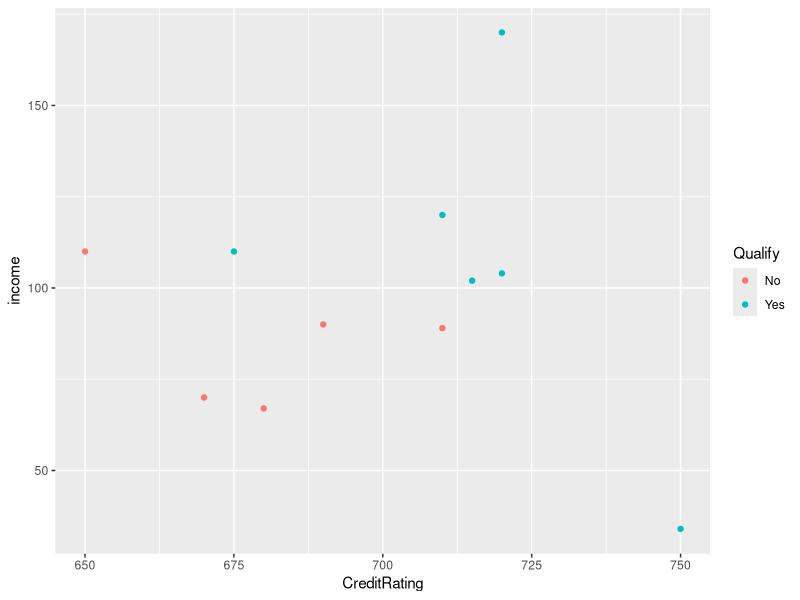

Generate this figure with R: (Note: this script raises an error after producing the figure.)
#Unit 6
#nstall.packages("class")
#install.packages("caret")
#install.packages("e1071")
library(class)
library(ggplot2)
library(caret)
library(e1071)
library(stringr)
library(tidyverse)
??splitPerc
#rmd plot

dfTrain = data.frame(income = c(34,67,70,110,89,90,102,104,110,120,170), 
                     CreditRating = c(750,680,670,675,710,690,715,720,650,710,720), 
                     Qualify = c("Yes","No","No","Yes","No","No","Yes","Yes","No","Yes","Yes"))

dfTrain %>% ggplot(aes(x = CreditRating, y = income, color = Qualify)) + geom_point()

dftest = data.frame(income = 92, CreditRating = 694)

knn(dfTrain[,1:2], dftest, dfTrain$Qualify, k = 3, prob = TRUE)
irisVersVirg
unkiris = data.frame(Sepal.Width = 6.2, Petal.Length = 4.9)

knn(iris[,c(1,2)], unkiris, iris$Species, k = 15, prob = TRUE)
knn(irisVersVirg[,c(1,2)], unkiris, irisVersVirg$Species, k = 5, prob = TRUE)

#knn with sepalw and petal l
knn(iris[,c(2,3)], unkiris, iris$Species, k =5, prob = TRUE)

?knn

#cross validation

#Virgi v. Versicolor
#set.seed(6)
splitPerc = .75
irisVersVirg = iris %>% filter(Species == "versicolor" | Species == "virginica")
summary(iris)
irisVersVirg = droplevels(irisVersVirg, exclude = "setosa")
summary (irisVersVirg)

trainIndices = sample(1:dim(irisVersVirg)[1],round(splitPerc * dim(irisVersVirg)[1]))
train = irisVersVirg[trainIndices,]
test = irisVersVirg[-trainIndices,]

irisVersVirg %>% ggplot(aes(x = Sepal.Length, Sepal.Width, color = Species)) +
  geom_point()
           
#K=3
classifications = knn(train[,c(1,2)], test[,c(1,2)], train$Species, prob = TRUE, k =3)
table(classifications, test$Species)
confusionMatrix(table(classifications, test$Species))

#k=5
classifications = knn(train[,c(1,2)], test[,c(1,2)], train$Species, prob = TRUE, k =5)
table(classifications, test$Species)
confusionMatrix(table(classifications, test$Species))

#k=10
classifications = knn(train[,c(1,2)], test[,c(1,2)], train$Species, prob = TRUE, k =10)
table(classifications, test$Species)
confusionMatrix(table(classifications, test$Species))

#k=20
classifications = knn(train[,c(1,2)], test[,c(1,2)], train$Species, prob = TRUE, k =20)
table(classifications, test$Species)
confusionMatrix(table(classifications, test$Species))

#discovering best k value
accs = data.frame(accuracy = numeric(30), k = numeric(30))

for(i in 1:30)
{
  classifications = knn(train[,c(1,2)],test[,c(1,2)],train$Species, prob = TRUE, k = i)
  table(test$Species,classifications)
  CM = confusionMatrix(table(test$Species,classifications))
  accs$accuracy[i] = CM$overall[1]
  accs$k[i] = i
}

plot(accs$k,accs$accuracy, type = "l", xlab = "k")

#LOOP FOR MANY K AND THE KAVERAGE OF MANY TRAINING/ TEST PARTITION

iterations = 500 
numks = 30

masterAcc = matrix(nrow = iterations, ncol = numks)

for (j in 1:iterations)
{
  accs = data.frame(accuracy = numeric(30), k = numeric(30))
  trainIndices = sample(1:dim(irisVersVirg)[1],round(splitPerc * dim(irisVersVirg)[1]))
  train = irisVersVirg[trainIndices,]
  test = irisVersVirg[-trainIndices,]
  for(i in 1:numks)
  {
    classification = knn(train[,c(1,3)],test[,c(1,3)],train$Species, prob = TRUE, k = i)
    table(classification,test$Species)
    CM = confusionMatrix(table(classification,test$Species))
    masterAcc[j,i] = CM$overall[1]
  }
}

MeanAcc = colMeans(masterAcc)

plot(seq(1,numks,1), MeanAcc, type = "l")

#questions
Emails = data.frame(Predicted = c("Spam","Ham","Ham", "Ham", "Ham", "Spam", "Ham", "Spam", "Ham", "Spam"), Actual = c("Spam", "Spam", "Ham", "Ham", "Spam", "Ham", "Spam","Ham","Spam","Spam" ))

table(Emails)


dfTrain = data.frame(income = c(34,67,70,110,89,90,102,104,110,120,170), 
                     CreditRating = c(750,680,670,675,710,690,715,720,650,710,720), 
                     Qualify = c("Yes","No","No","Yes","No","No","Yes","Yes","No","Yes","Yes"))

dfTest = data.frame(income = 92, CreditRating = 694)

knn(dfTrain[,1:2], dfTest, dfTrain$Qualify, k = 5, prob = TRUE)

classifications = knn.cv(dfTrain[,1:2],dfTrain$Qualify, k = 3)
confusionMatrix(classifications,dfTrain$Qualify)
irisVersVirg

Incv = knn.cv(irisVersVirg[,1:2], irisVersVirg$Species, k = 10)
confusionMatrix(Incv, irisVersVirg$Species)

#credit

credit$default.payment.next.month = factor(credit$default.payment.next.month,labels = c("NoDefault","Default"))
summary(credit)
#plot the data
credit %>% ggplot(aes(x = AGE, y = LIMIT_BAL,color = default.payment.next.month)) + geom_point()

#Create standardized variables for later. 
#credit$Z_Lim = (credit$LIMIT_BAL-mean(credit$LIMIT_BAL))/sd(credit$LIMIT_BAL)
#credit$Z_AGE = (credit$AGE-mean(credit$AGE))/sd(credit$AGE)
credit$Z_Lim = scale(credit$LIMIT_BAL)
credit$Z_AGE = scale(credit$AGE)

#create training and test sets
trainInd = sample(seq(1,30000,1), .8*30000)
train = credit[trainInd,]
test = credit[-trainInd,]

#External CV
#Raw Limit and AGE
classifications = knn(train[,c(2,6)],test[,c(2,6)],train$default.payment.next.month,prob = TRUE, k = 5)
confusionMatrix(table(classifications,test$default.payment.next.month))

#Standardized
classifications = knn(train[,c(15,16)],test[,c(15,16)],train$default.payment.next.month,prob = TRUE, k = 5)
confusionMatrix(table(classifications,test$default.payment.next.month))


#Internal CV
#Raw Limit and AGE
classifications = knn.cv(credit[,c(2,6)],credit$default.payment.next.month,prob = TRUE, k = 5)
confusionMatrix(table(classifications,credit$default.payment.next.month))


#Standardized
classifications = knn.cv(credit[,c(15,16)],credit$default.payment.next.month,prob = TRUE, k = 5)
confusionMatrix(table(classifications,credit$default.payment.next.month))

#Archeology- Multinomial
pottery
confusionMatrix(table(knn.cv(pottery_l[,1:5], pottery$Site, k =3), pottery$Site))
table(knn.cv(pottery[,1:5], pottery_l$Site, k =3), pottery_l$Site)
knn.cv(pottery[,1:5], pottery$Site, k =3)
QOI = data.frame(Al = 21, Fe =6.7, Mg = 4.9, Ca = 0.10, Na = 0.11)
knn(pottery[,1:5], QOI, pottery$Site, prob = TRUE, k =3)
knn(pottery[,1:5], QOI, pottery$Site, prob = TRUE, k =5)

pottery_l$Site <- "L"
tail(pottery_l)

